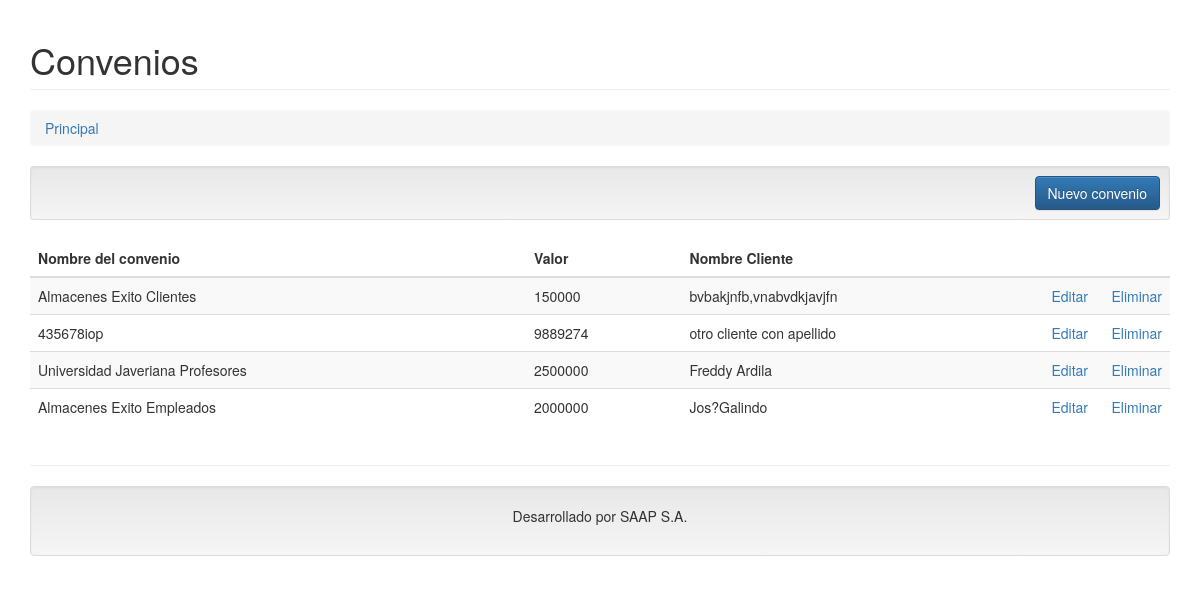
Screenshot of /convenios.php (signed in) with the database file from the repository.
### tables this page shows
CREATE TABLE `convenios` (
  `IdConvenio` int(11) NOT NULL,
  `NombreConvenio` varchar(60) DEFAULT NULL,
  `Valor` int(11) DEFAULT NULL,
  `NombreCliente` varchar(100) NOT NULL
);

### controller/convenio.controller.php (called while the page is built, shortened)
<?php
require_once 'model/convenio.php';
class ConvenioController{
    public function __CONSTRUCT(){
        $this->model = new Convenio();
    }
    public function Index(){
        require_once 'view/header.php';
        require_once 'view/convenio/convenio.php';
        require_once 'view/footer.php';
    }
}

### model/database.php (called while the page is built)
<?php
class Database
{
    public static function StartUp()
    {
        $pdo = new PDO('mysql:host=localhost;dbname=saap;charset=utf8', 'root', '');
        $pdo->setAttribute(PDO::ATTR_ERRMODE, PDO::ERRMODE_EXCEPTION);
        return $pdo;
    }
}

### model/convenio.php (called while the page is built, shortened)
<?php
class Convenio
{
	private $pdo;
	public function __CONSTRUCT()
	{
		try
		{
			$this->pdo = Database::StartUp();
		}
		catch(Exception $e)
		{
			die($e->getMessage());
		}
	}
	public function Listar()
	{
		try
		{
			$stm = $this->pdo->prepare("SELECT * FROM convenios");
			$stm->execute();
			return $stm->fetchAll(PDO::FETCH_OBJ);
		}
		catch(Exception $e)
		{
			die($e->getMessage());
		}
	}
}

### view/convenio/convenio.php (the view)
<h1 class="page-header">Convenios</h1>
<ol class="breadcrumb">
  <li><a href="Login/inicio.php">Principal</a></li>
</ol>
<div class="well well-sm text-right">
    <a class="btn btn-primary" href="?c=Convenio&a=Crud">Nuevo convenio</a>
</div>
<table class="table table-striped">
    <thead>
        <tr>
            <th >Nombre del convenio</th>
            <th>Valor</th>
            <th>Nombre Cliente</th>
            <th style="width:60px;"></th>
            <th style="width:60px;"></th>
        </tr>
    </thead>
    <tbody>
    <?php foreach($this->model->Listar() as $r): ?>
        <tr>
            <td><?php echo $r->NombreConvenio; ?></td>
            <td><?php echo $r->Valor; ?></td>
            <td><?php echo $r->NombreCliente; ?></td>
            <td>
                <a href="?c=Convenio&a=Update&id=<?php echo $r->IdConvenio; ?>">Editar</a>
            </td>
            <td>
                <a onclick="javascript:return confirm('¿Seguro de eliminar este registro?');" href="?c=Convenio&a=Eliminar&id=<?php echo $r->IdConvenio; ?>">Eliminar</a>
            </td>
        </tr>
    <?php endforeach; ?>
    </tbody>
</table>

### rows the page displays
convenios: NombreConvenio "Almacenes Exito Clientes", Valor "150000", NombreCliente "bvbakjnfb,vnabvdkjavjfn"
convenios: NombreConvenio "435678iop", Valor "9889274", NombreCliente "otro cliente con apellido"
convenios: NombreConvenio "Universidad Javeriana Profesores", Valor "2500000", NombreCliente "Freddy Ardila"
convenios: NombreConvenio "Almacenes Exito Empleados", Valor "2000000", NombreCliente "Jos?Galindo"
